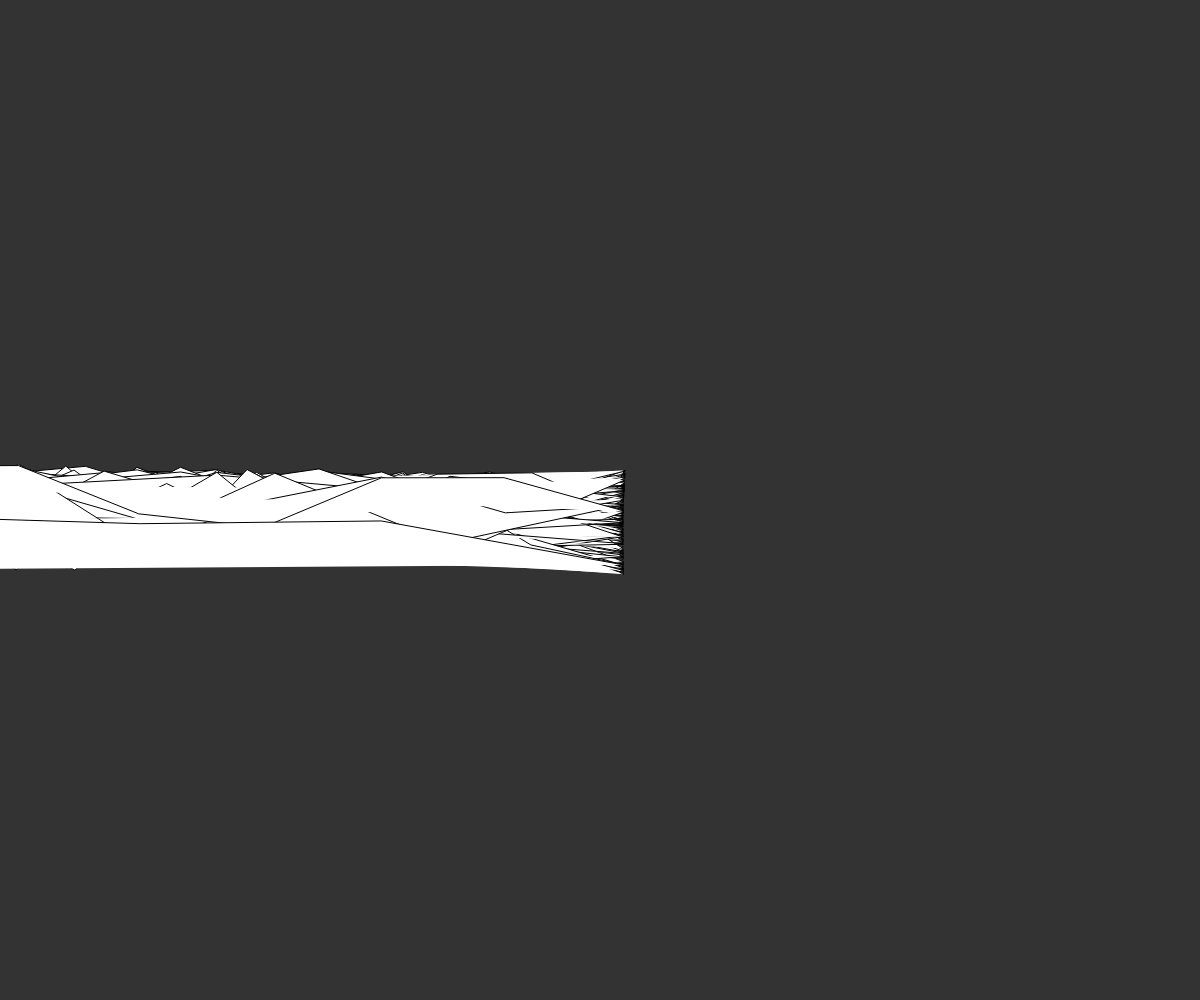
Frame 1 (no input)
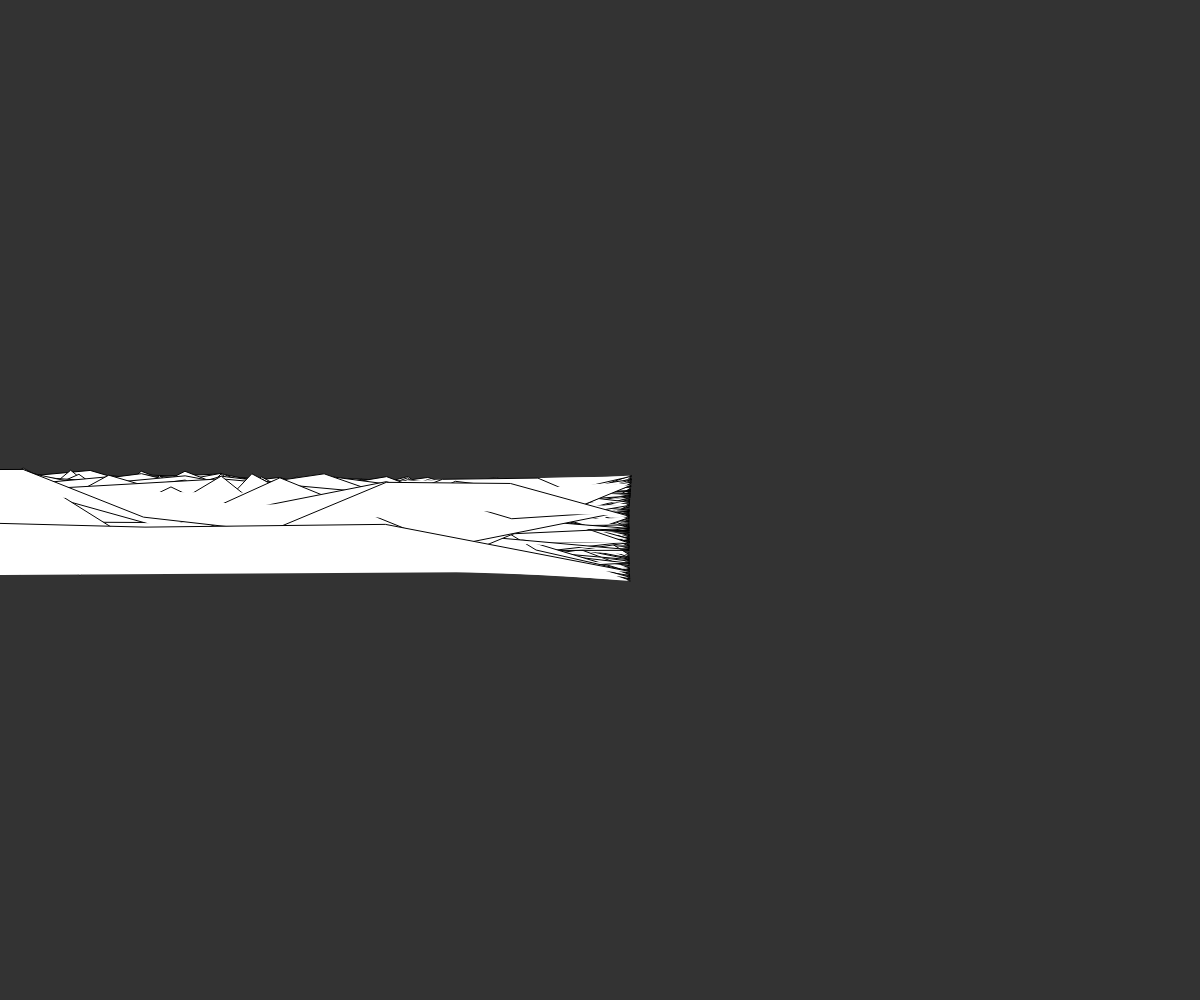
Frame 2 (the mouse pressed at the canvas centre, redrawn once)

The p5.js sketch that drew these frames (run headless with seeded random() and noise() and a simulated clock; the mouse was pressed at the canvas centre and the sketch redrawn once):

// p5.js sketch
// ── sketch.js
let faultLines = [];
let time = 0;
let seed = 12345;

function setup() {
  createCanvas(windowWidth, windowHeight);
  colorMode(HSB, 360, 100, 100, 1);
  noiseSeed(seed);

  // Generate initial fault lines
  for (let i = 0; i < 200; i++) {
    faultLines.push({
      points: [],
      angle: random(TWO_PI),
      speed: random(0.001, 0.003),
      phase: random(TWO_PI)
    });
  }

  // Initialize each line with noise-based segments
  for (let i = 0; i < faultLines.length; i++) {
    const line = faultLines[i];
    const segments = floor(random(5, 15));
    const length = random(200, 600);
    
    for (let j = 0; j < segments; j++) {
      const t = map(j, 0, segments - 1, 0, 1);
      const x = lerp(-width/2, width/2, t);
      const y = height/2 + random(-50, 50);
      
      // Add noise to make the line fractal
      const noiseX = noise(x * 0.005, y * 0.005, time) * 30;
      const noiseY = noise(x * 0.005, y * 0.005, time + 1000) * 30;
      
      line.points.push({
        x: x + noiseX,
        y: y + noiseY
      });
    }
  }
}

function draw() {
  background(20); // Dark slate
  time += 0.005;

  // Draw fault lines with white chalk
  stroke(0); // Black for contrast
  strokeWeight(1);
  
  // Apply organic deformation to each line
  for (let i = 0; i < faultLines.length; i++) {
    const line = faultLines[i];
    
    // Modify the points over time
    for (let j = 0; j < line.points.length; j++) {
      const point = line.points[j];
      
      // Apply noise-based displacement
      const noiseX = noise(point.x * 0.005, point.y * 0.005, time * 0.5) * 10;
      const noiseY = noise(point.x * 0.005, point.y * 0.005, time * 0.5 + 1000) * 10;
      
      point.x += noiseX;
      point.y += noiseY;
    }
    
    // Draw the deformed line
    beginShape();
    for (let j = 0; j < line.points.length; j++) {
      const point = line.points[j];
      vertex(point.x, point.y);
    }
    endShape();
  }

  noLoop(); // Keep it still as required by the gate
}

function windowResized() {
  resizeCanvas(windowWidth, windowHeight);
}
